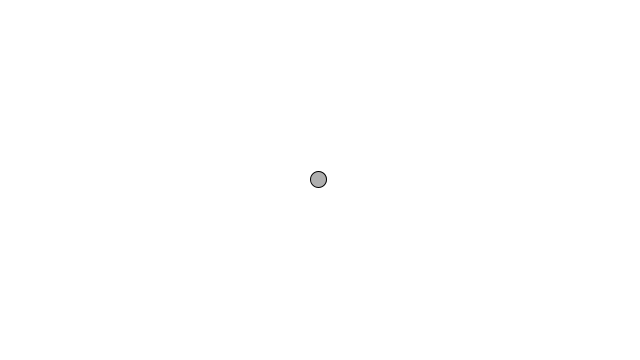
Frame 1 (no input)
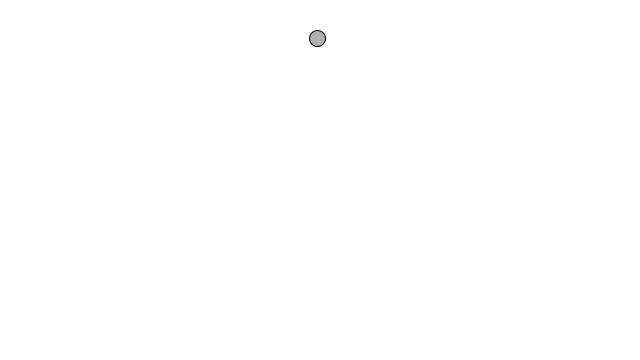
Frame 60 (the mouse pressed at the canvas centre just before this capture)
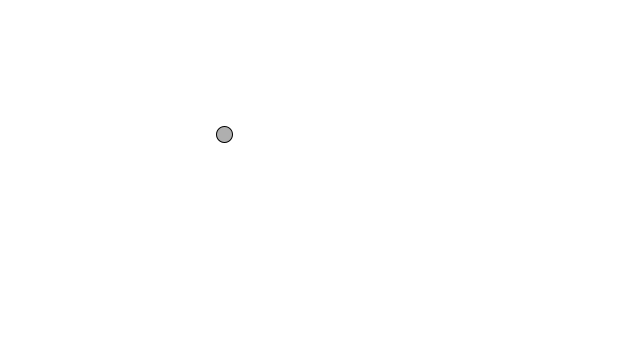
Frame 120 (the mouse held since frame 60 and released just before this capture)

The Processing sketch that drew these frames (run headless with seeded random() and noise(); from frame 60 on, the mouse is pressed at the canvas centre):

// Processing sketch: build
// ── build.pde
class Mover {

  PVector location;
  PVector velocity;
  PVector acceleration;
  float topspeed;

  Mover() {
    location = new PVector(width/2, height/2);
    velocity = new PVector(0, 0);
    acceleration = new PVector(0, 0);
    topspeed = 5;
  }

  void update() {

    PVector mouse = new PVector(mouseX, mouseY);
    mouse.sub(location);
    mouse.setMag(0.02);
    acceleration = mouse;

    acceleration = PVector.random2D();
    acceleration.mult(random(2));
    velocity.add(acceleration);
    velocity.limit(topspeed);
    location.add(velocity); // The Mover moves
  }

  void display() {
    stroke(0);
    fill(175);
    // The Mover is displayed
    ellipse(location.x, location.y, 16, 16);
  }

  void checkEdges() {

    if (location.x > width) {
      location.x = 0;
    } else if (location.x < 0) {
      location.x = width;
    }

    if (location.y > height) {
      location.y = 0;
    } else if (location.y < 0) {
      location.y = height;
    }

  }

}


// Declare the Mover object
Mover mover;

void setup() {

  size(640, 360);

  mover = new Mover();

}

void draw() {

  background(255);
  mover.update();
  mover.checkEdges();
  mover.display();

}
